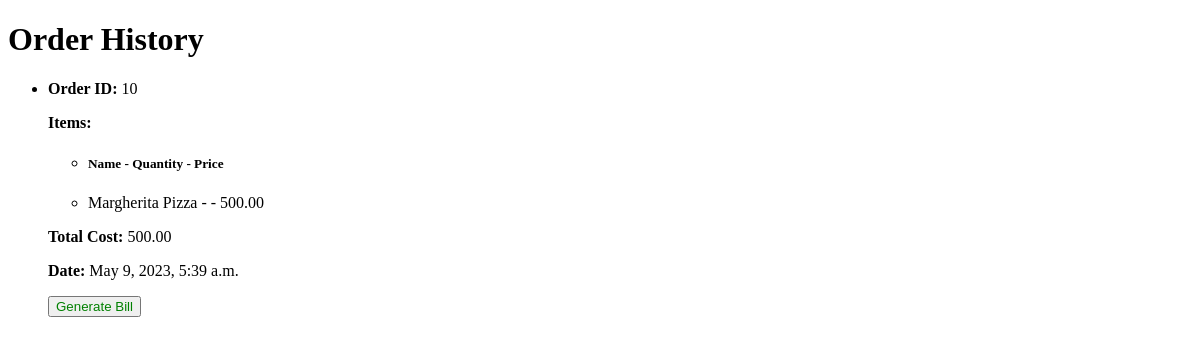
Page /order-history/ (signed in) on the earlier database version.
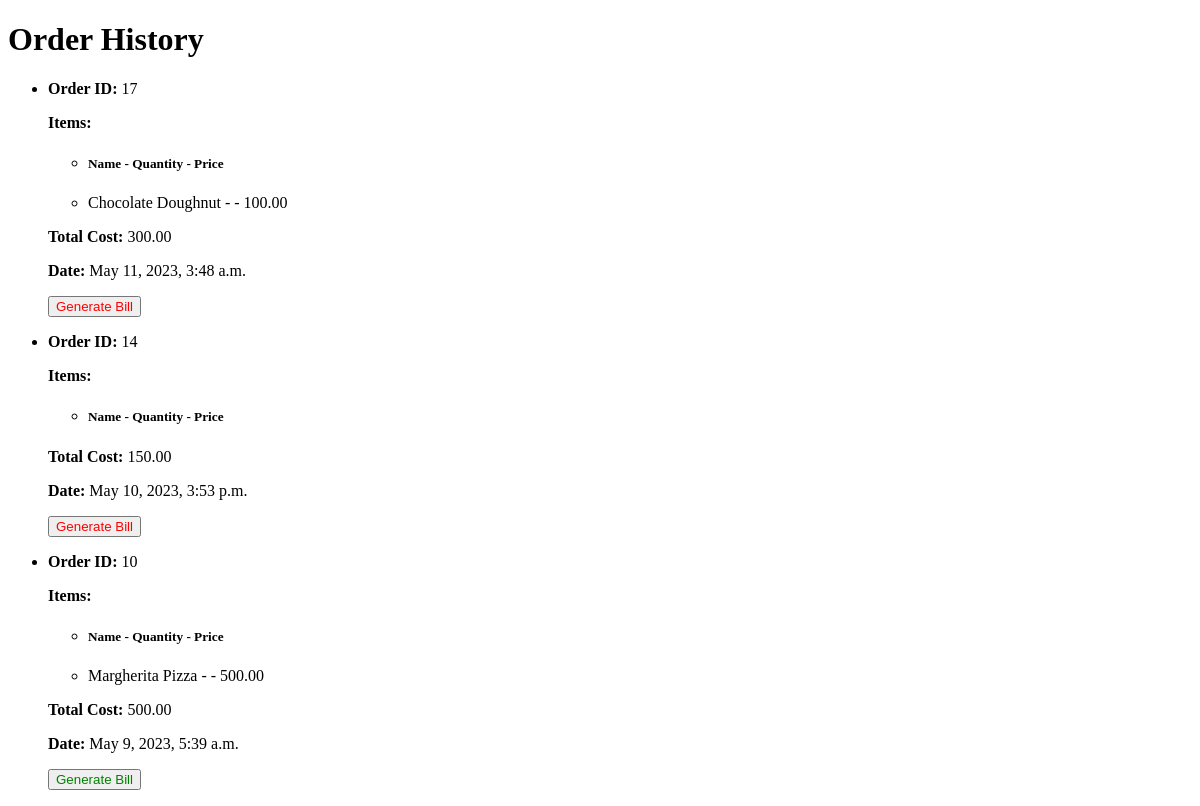
Same page on the later database version.
### ForkAndKnife/models.py (models this page shows, shortened)
class Order(models.Model):
    user = models.ForeignKey(Customer, on_delete=models.CASCADE)
    items = models.ManyToManyField(Menu)
    quantity = models.IntegerField(default=1)
    total_price = models.DecimalField(max_digits=6, decimal_places=2, default=0.0)
    payment_method = models.CharField(max_length=30, default="Cash on Delivery")
    delivery_address = models.CharField(max_length=100, null=False, blank=False)
    date_ordered = models.DateTimeField(auto_now_add=True)
    complete = models.BooleanField(default=False)

class Menu(models.Model):
    menu_item_id = models.AutoField;
    name = models.CharField(max_length=100)
    desctription = models.CharField(max_length=250)
    price = models.DecimalField(max_digits=6, decimal_places=2)
    item_image = models.ImageField(upload_to='media')
    category_id = models.ForeignKey(Category, on_delete=models.CASCADE)
    sub_category_id = models.ForeignKey(SubCategory, on_delete=models.CASCADE)

### ForkAndKnife/views.py (the view)
# urls.py: path('order-history/', views.order_history, name='order_history'),
@login_required
def order_history(request):
    orders = Order.objects.filter(user=request.user).order_by('-date_ordered')
    context = {
        'orders': orders,
    }
    return render(request, 'ForkAndKnife/orderhistory.html', context)

### ForkAndKnife/templates/ForkAndKnife/orderHistory.html (shortened to what this page needs)
<!DOCTYPE html>
<html>
<head>
</head>
<body>
	<h1>Order History</h1>
	{% if orders %}
		<ul>
			{% for order in orders %}
				<li>
					<p><strong>Order ID:</strong> {{ order.id }}</p>
					<p><strong>Items:</strong></p>
					<ul>
						<li> <h5>Name         -  Quantity        - Price</h5></li>
						{% for item in order.items.all %}
							<li>{{ item.name }} - {{ item.quantity }} - {{ item.price }}</li>
						{% endfor %}
					</ul>
					<p><strong>Total Cost:</strong> {{ order.total_price }}</p>
					<p><strong>Date:</strong> {{ order.date_ordered }}</p>
					{%if order.complete == 1%}
					<a href="{% url 'generateBill' order_id=order.id %}"><button style="color: green"> Generate Bill</button></a>
					{%else%}
					<a><button style="color: red" id="btn" onclick="generateBill()"> Generate Bill</button></a>
					{% endif%}
				</li>
			{% endfor %}
		</ul>
	{% else %}
		<p>You have not placed any orders yet.</p>
	{% endif %}
</body>
</html>

Differences in the rows shown:
added Order: id "17", total_price "300.00", date_ordered "May 11, 2023, 3:48 a.m.", complete "Generate Bill"
now on this page (row unchanged): Menu: name "Chocolate Doughnut", price "100.00", shown under "17"
added Order: id "14", total_price "150.00", date_ordered "May 10, 2023, 3:53 p.m.", complete "Generate Bill"
